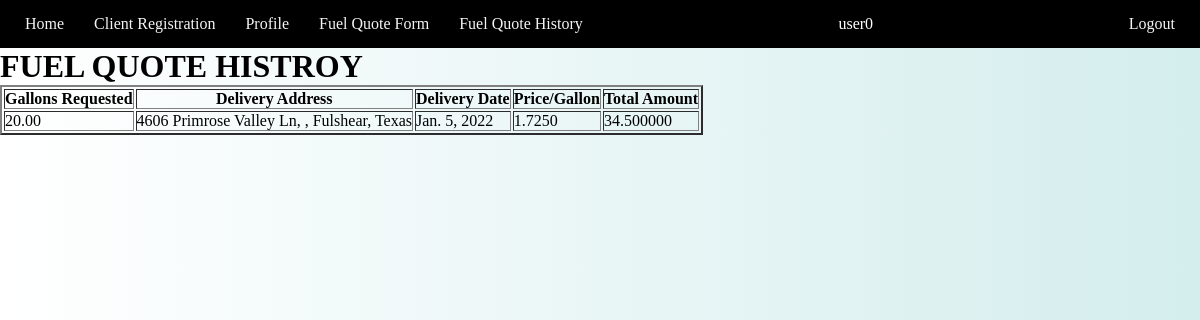
The app's page /fuelhistory/ (signed in), older data.
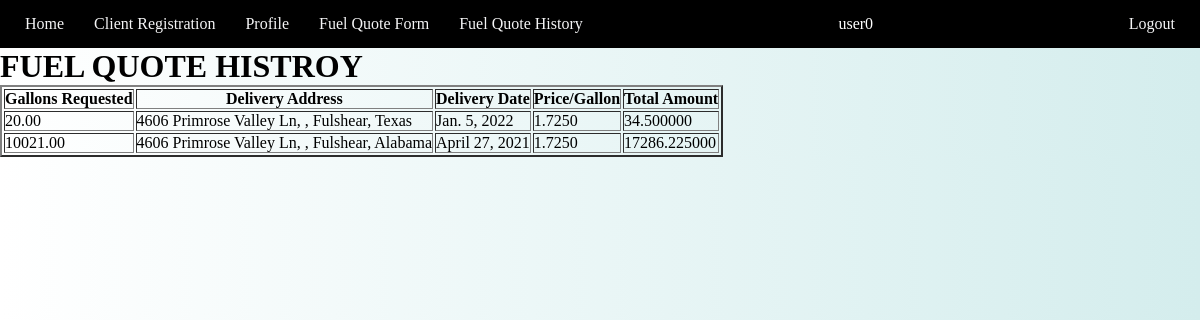
The same page, newer data.
### app/models.py (models this page shows, shortened)
class FuelQuote(models.Model):
    user = models.ForeignKey(User, on_delete=models.CASCADE)
    gallons_requested = models.DecimalField(max_digits=10000, decimal_places=2, default=0.00)
    delivery_date = models.DateField()
    delivery_address = models.CharField(max_length=200)
    rate = models.DecimalField('Price/Gallon', decimal_places=4, max_digits=10000, default=1.50)
    def get_total(self):
        return self.gallons_requested * self.rate

### app/views.py (the view)
# urls.py: path('fuelhistory/', views.fuel_history, name='fuel_history'),
@login_required
def fuel_history(request):
    context = {
        'quotes': FuelQuote.objects.filter(user=request.user),
    }
    return render(request, 'app/FuelQuoteHistory.html', context)

### templates/app/FuelQuoteHistory.html (shortened to what this page needs)
{% extends 'base.html' %}
{% load static %}
{% block content %}
    <h1>Fuel Quote Histroy</h1>
    <table border="2">
        <thead>
            <th>Gallons Requested</th>
            <th>Delivery Address</th>
            <th>Delivery Date</th>
            <th>Price/Gallon</th>
            <th>Total Amount</th>
        </thead>
        <tbody>
        {% for q in quotes %}
            <tr>
                <td>{{ q.gallons_requested }}</td>
                <td>{{ q.delivery_address }}</td>
                <td>{{ q.delivery_date }}</td>
                <td>{{ q.rate }}</td>
                <td>{{ q.get_total }}</td>
            </tr>
        {% endfor %}
        </tbody>
    </table>
{% endblock %}

### templates/base.html (shortened to what this page needs)
<!DOCTYPE html>
<html lang="en">
{% load static %}
<head>
    <link rel="stylesheet" href="{% static 'main.css' %}">
</head>
<body>
{% block nav %}
    <nav>
        <ul class="main-nav">
            <li><a href="{% url 'app:home' %}">Home</a></li>
            <li><a href="{% url 'app:register' %}">Client Registration</a></li>
            <li><a href="{% url 'app:edit_profile' %}">Profile</a></li>
            <li><a href="{% url 'app:fuel_quote' %}">Fuel Quote Form</a></li>
            <li><a href="{% url 'app:fuel_history' %}">Fuel Quote History</a></li>
            {% if request.user.is_authenticated %}
            <li class="push"><span class="usr">{{ user.username }}</span></li>
            <li class="push"><a href="{% url 'app:logout' %}">Logout</a></li>
            {% else %}
            <li class="push"><a href="{% url 'app:login' %}">Log In</a></li>
            {% endif %}
        </ul>
    </nav>
{% endblock %}
{% block content %}{% endblock %}
</body>
</html>

### static/main.css (style rules this page uses)
* { margin: 0; padding: 0; }
body { background:linear-gradient(to right, rgb(255, 255, 255), rgb(212, 237, 237)); }
nav { background-color: black; margin: 0px; }
.main-nav { display: flex; list-style: none; font-size: 1em; margin: 0 10px; font-family: fantasy cursive; }
li { padding: 15px; }
a { color: #f5f5f6; text-decoration: none; }
.push { margin-left: auto; }
h2,h3,h1,h4 { font-size: 2em; text-transform: uppercase; }

### templates/base.html (style rules this page uses)
.usr { color: white; }

Row changes from the older to the newer data that the page shows:
added FuelQuote: gallons_requested "10021.00", delivery_address "4606 Primrose Valley Ln, , Fulshear, Alabama", delivery_date "April 27, 2021", rate "1.7250", get_total "17286.225000"
